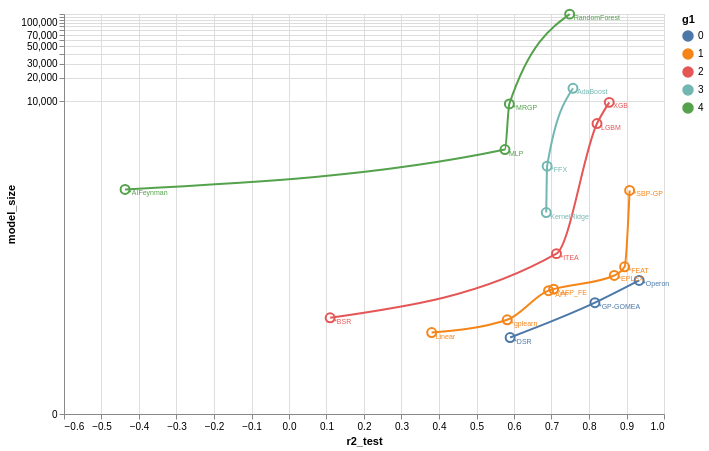

The Vega-Lite source for this figure:
### Vega-Lite specification from a JSON file in a GitHub repository (floating-point values rounded to 4 significant figures)
{"$schema": "https://vega.github.io/schema/vega-lite/v5.json", "description": "A basic error bar visualization example.", "width": 600, "height": 400, "data": {"values": [{"algorithm": "*AFP", "r2_test": "0.6921610473234316", "model_size": "36.75", "training time (s)": "1792.5184407830238", "g1": "1", "g2": "3", "g3": "3"}, {"algorithm": "*AFP_FE", "r2_test": "0.7057882073457993", "model_size": "38.5", "training time (s)": "1836.597915649414", "g1": "1", "g2": "3", "g3": "3"}, {"algorithm": "*AIFeynman", "r2_test": "-0.4371315955403116", "model_size": "742.0", "training time (s)": "29243.511543035507", "g1": "4", "g2": "-1", "g3": "2"}, {"algorithm": "*BSR", "r2_test": "0.10972249040448656", "model_size": "16.0", "training time (s)": "7200.007732868194", "g1": "2", "g2": "4", "g3": "-1"}, {"algorithm": "*DSR", "r2_test": "0.5896790573481165", "model_size": "8.5", "training time (s)": "32660.359801054", "g1": "0", "g2": "4", "g3": "-1"}, {"algorithm": "*EPLEX", "r2_test": "0.8675016943351014", "model_size": "58.0", "training time (s)": "4303.517795264721", "g1": "1", "g2": "1", "g3": "3"}, {"algorithm": "*FEAT", "r2_test": "0.8949734411329614", "model_size": "75.25", "training time (s)": "6250.729626893997", "g1": "1", "g2": "1", "g3": "3"}, {"algorithm": "*FFX", "r2_test": "0.6883241652832299", "model_size": "1469.75", "training time (s)": "144.32252329587936", "g1": "3", "g2": "3", "g3": "1"}, {"algorithm": "*GP-GOMEA", "r2_test": "0.8158117427904616", "model_size": "25.5", "training time (s)": "6669.530170202255", "g1": "0", "g2": "2", "g3": "4"}, {"algorithm": "*ITEA", "r2_test": "0.7131922185735916", "model_size": "111.25", "training time (s)": "3589.0923370718956", "g1": "2", "g2": "3", "g3": "2"}, {"algorithm": "*MRGP", "r2_test": "0.5876104347974559", "model_size": "9219.5", "training time (s)": "200748.5651602745", "g1": "4", "g2": "-1", "g3": "2"}, {"algorithm": "*Operon", "r2_test": "0.9336716232625342", "model_size": "50.0", "training time (s)": "635.8010771274567", "g1": "0", "g2": "0", "g3": "2"}, {"algorithm": "*SBP-GP", "r2_test": "0.9083213804371386", "model_size": "720.75", "training time (s)": "170960.98274427652", "g1": "1", "g2": "1", "g3": "3"}, {"algorithm": "*gplearn", "r2_test": "0.5819634945656065", "model_size": "15.0", "training time (s)": "23195.654639720917", "g1": "1", "g2": "4", "g3": "-1"}, {"algorithm": "AdaBoost", "r2_test": "0.7572537049433617", "model_size": "14590.0", "training time (s)": "47.57727074623108", "g1": "3", "g2": "1", "g3": "0"}, {"algorithm": "KernelRidge", "r2_test": "0.6859912609348985", "model_size": "375.0", "training time (s)": "1.1563287377357483", "g1": "3", "g2": "0", "g3": "0"}, {"algorithm": "LGBM", "r2_test": "0.8213651539939107", "model_size": "5167.5", "training time (s)": "20.992564022541046", "g1": "2", "g2": "0", "g3": "0"}, {"algorithm": "Linear", "r2_test": "0.3804255442607481", "model_size": "10.0", "training time (s)": "0.19809108972549438", "g1": "1", "g2": "0", "g3": "0"}, {"algorithm": "MLP", "r2_test": "0.5758791970538125", "model_size": "2402.0", "training time (s)": "12.528129398822784", "g1": "4", "g2": "1", "g3": "0"}, {"algorithm": "RandomForest", "r2_test": "0.7484165288382401", "model_size": "129511.0", "training time (s)": "83.63586246967316", "g1": "4", "g2": "2", "g3": "0"}, {"algorithm": "XGB", "r2_test": "0.8539414531821224", "model_size": "9641.0", "training time (s)": "186.91869741678238", "g1": "2", "g2": "0", "g3": "1"}], "format": {"parse": {"r2_test": "number"}}}, "layer": [{"encoding": {"x": {"field": "r2_test", "type": "quantitative", "scale": {"type": "linear"}}, "y": {"field": "model_size", "type": "quantitative", "scale": {"type": "symlog"}}, "color": {"field": "g1", "type": "nominal"}, "text": {"field": "algorithm", "type": "nominal"}}, "layer": [{"mark": {"type": "line", "interpolate": "monotone"}}, {"mark": "point", "encoding": {"opacity": {"value": 1}, "size": {"value": 80}, "tooltip": {"field": "algorithm"}}}, {"mark": {"type": "text", "dx": 4, "dy": 4, "angle": 0, "align": "left", "fontSize": 7}, "encoding": {"text": {"field": "algorithm"}}}]}]}
